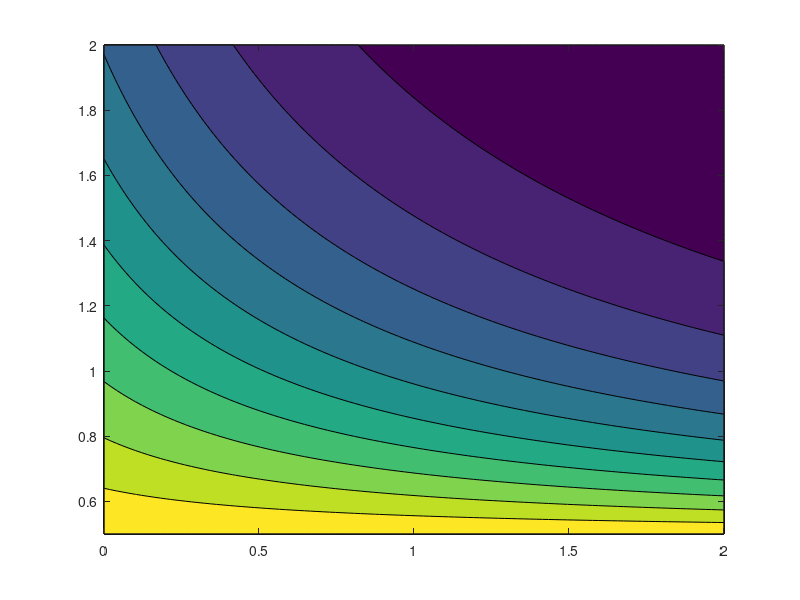

This figure's MATLAB source:
function dernierinterpol()

N=100;
x=linspace(0,2,N);
y=linspace(0.5,2,N);

V = zeros(N,1);
W = zeros(N,1);
V_chap = zeros(N,1);
W_chap = zeros(N,1);
O = zeros(2,2);
I = eye(N);
Z = zeros(N,N);
Z_theta = zeros(N,N);

for i = 1 : N
    W(i) = x(i);
end

for i = 1 : N
    V(i) = -0.1*x(i)+1;
end

W_chap = W/norm(W);
V_chap = (V - (V'*W)*(W/((norm(W))^2)))/norm((V - (V'*W)*(W/((norm(W))^2))));

ctheta = (W'*V)/(norm(V)*norm(W));
stheta = sqrt(1-(ctheta)^2);

O = [ ctheta, -stheta; stheta, ctheta ];

M = [V_chap' ; W_chap'];
P = M'*M;
I = eye(N);

for i = 1 : N
    for j=1:N
        Z(i,j) = exp(-y(j)*x(i));
    end
end

Z_theta = (I-P)*Z + (M'*(O*(M*Z)));

%ctheta
%plot(x,Z, x,Z_theta)
%W_chap'*V_chap
contourf(x,y,Z, x,y,Z_theta)
end
